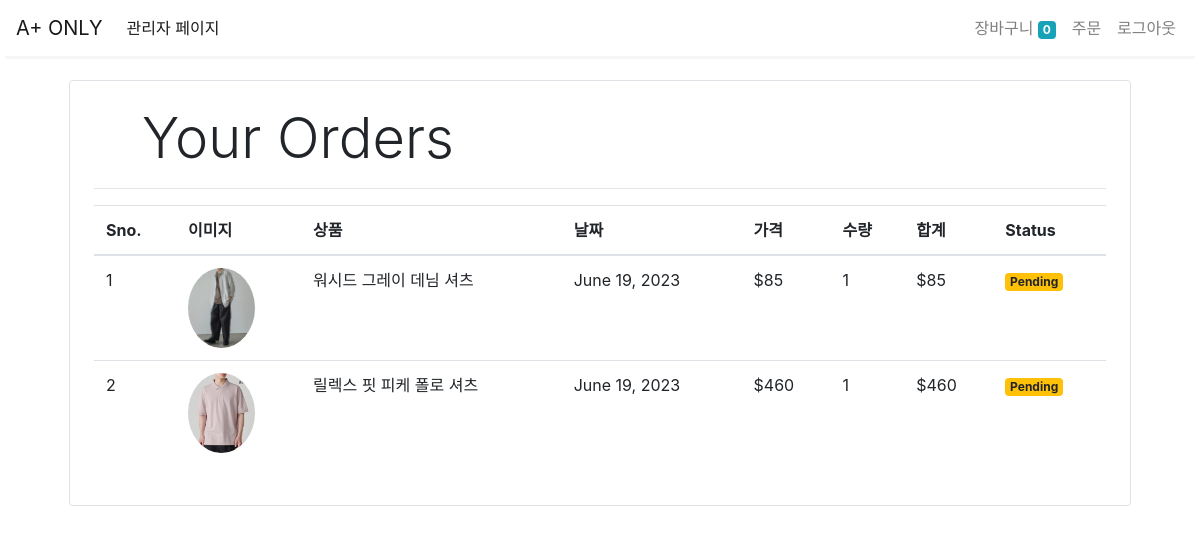
/orders (signed in), run on the app's committed database.
### store/models/orders.py (models this page shows, shortened)
class Order(models.Model): #주문과정 모델링
    product = models.ForeignKey(Product,
                                on_delete=models.CASCADE)
    customer = models.ForeignKey(Customer,
                                 on_delete=models.CASCADE)
    quantity = models.IntegerField(default=1)
    price = models.IntegerField()
    address = models.CharField(max_length=50, default='', blank=True)
    phone = models.CharField(max_length=50, default='', blank=True)
    date = models.DateField(default=datetime.datetime.today)
    status = models.BooleanField(default=False)
    @staticmethod
    def get_orders_by_customer(customer_id):
        return Order.objects.filter(customer=customer_id).order_by('-date')

### store/models/product.py (models this page shows, shortened)
class Product(models.Model): #상품등록 모델링
    name = models.CharField(max_length=50)
    price = models.IntegerField(default=0)
    category = models.ForeignKey(Category, on_delete=models.CASCADE, default=1)
    description = models.CharField(max_length=300, default='' , null=True , blank=True)
    image = models.ImageField(upload_to='uploads/products/')

### store/middlewares/auth.py (the view)
    def middleware(request):
        print(request.session.get('customer')) #현재 사용자의 세션에 저장된 값을 확인한다. 로그인상태를 유지하기위함.
        returnUrl = request.META['PATH_INFO'] #현재 요청 정보를 나타낸다. 로그인이 필요한 페이지 접근할 때, 원래 요청한 경로를 기억하기 위함.
        print(request.META['PATH_INFO'])
        if not request.session.get('customer'): #customer 값이 없다면 로그인 페이지 접근으로 판단
           return redirect(f'login?return_url={returnUrl}')
        response = get_response(request)#customer값이 있거나 로그인이 필요없는 페이지라면 뷰함수 호출
        return response #최종 반환되는 응답.

### store/templatetags/custom_filter.py (called while the page is built)
@register.filter(name='currency')
def currency(number):
    return "$"+str(number)

@register.filter(name='multiply')
def multiply(number , number1):
    return number * number1

### store/views/orders.py (called while the page is built)
    def get(self , request ):
        customer = request.session.get('customer')
        orders = Order.get_orders_by_customer(customer)
        print(orders)
        return render(request , 'orders.html'  , {'orders' : orders})

### store/templates/orders.html (shortened to what this page needs)
{% extends 'base.html' %}
{% block content %}
{% load cart %}
{% load custom_filter %}
<div class="container">
   <div class="border rounded p-4 m-4">
        <p class="display-4 pl-4 ml-4">Your Orders</p>
        <hr>
        <table class="table">
            <thead>
                <tr>
                    <th>Sno.</th>
                    <th>이미지</th>
                    <th>상품</th>
                    <th>날짜</th>
                    <th>가격</th>
                    <th>수량</th>
                    <th>합계</th>
                    <th>Status</th>
                </tr>
            </thead>
            <tbody>
                {% for order in orders %}
                <tr>
                    <td>{{forloop.counter}}</td>
                    <td><img style="height: 80px;" class="rounded-circle" src="{{order.product.image.url}}" alt=""></td>
                    <td>{{order.product.name}}</td>
                    <td>{{order.date}}</td>
                    <td>{{order.price|currency}}</td>
                    <td>{{order.quantity}}</td>
                    <td>{{order.quantity|multiply:order.price|currency}}</td>
                    {% if order.status %}
                    <td><small class="badge badge-success">Completed</small></td>
                    {%else%}
                    <td><small class="badge badge-warning">Pending</small></td>
                    {% endif %}
                </tr>
                {% endfor %}
            </tbody>
        </table>
   </div>
</div>
{% endblock %}

### data on the page
Order: product.image (picture), product.name "워시드 그레이 데님 셔츠", date "June 19, 2023", price "$85", quantity "1", quantity|multiply "$85", status "Pending"
Order: product.image (picture), product.name "릴렉스 핏 피케 폴로 셔츠", date "June 19, 2023", price "$460", quantity "1", quantity|multiply "$460", status "Pending"

### other printed values
{{ request.session.cart.keys|length }} "0"
